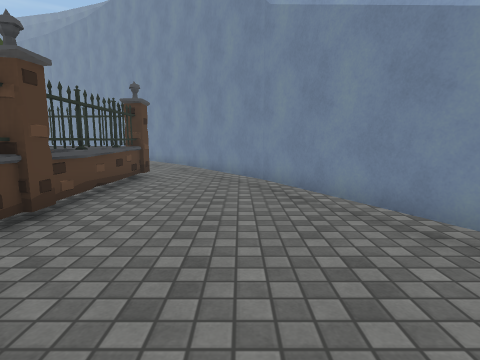
[1] (above)

12 first-person views from a walk through a 3-D level made in the Unity game engine. The camera is 1.2 m above the floor, tilts 8° down and sees 80° across. The floor is counted in squares, 1 m on a side. Each view is taken from the middle of a square. On the plan, view 1 faces up. The plan holds only what a view shows up to about 13 squares ahead; the rest is blank. The place goes on beyond the plan. The player character is not drawn. Some surface patterns are stand-ins.

[2]
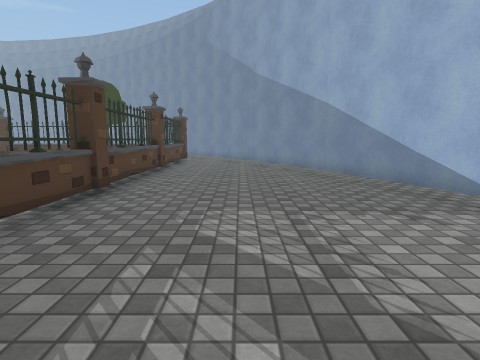

[3]
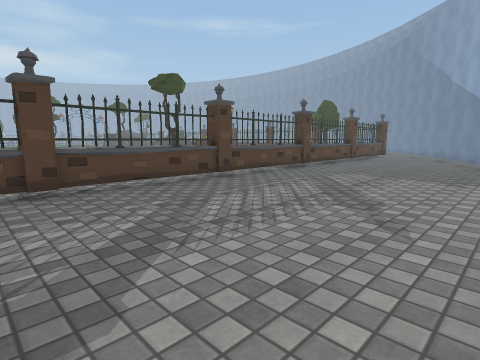

[4]
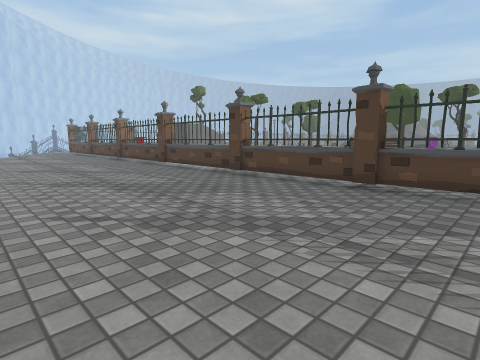

[5]
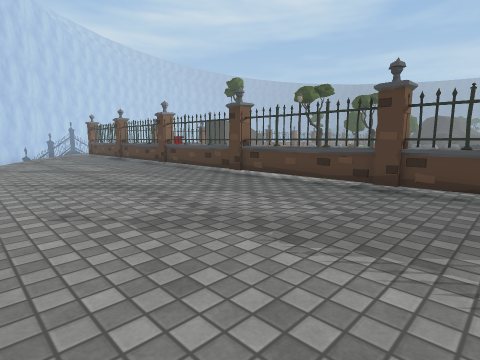

[6]
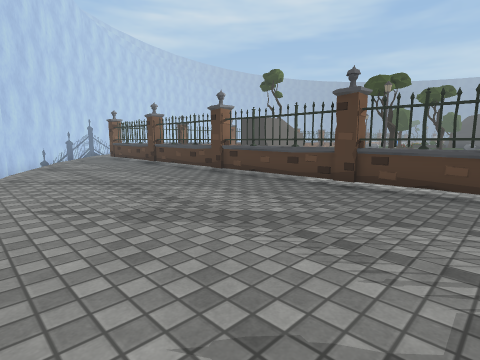

[7]
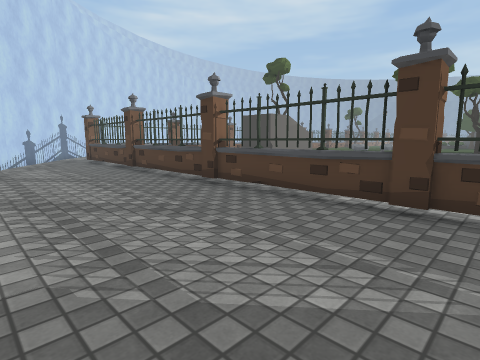

[8]
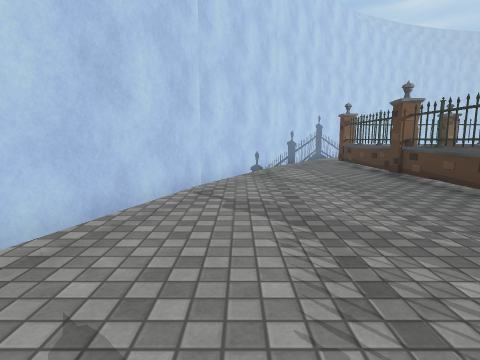

[9]
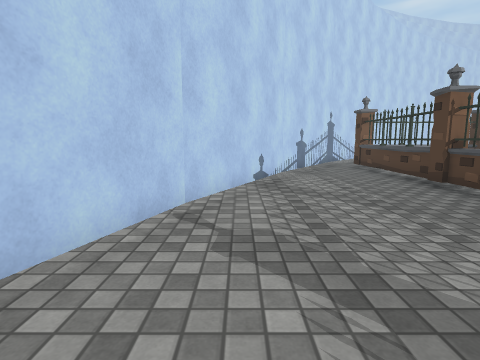

[10]
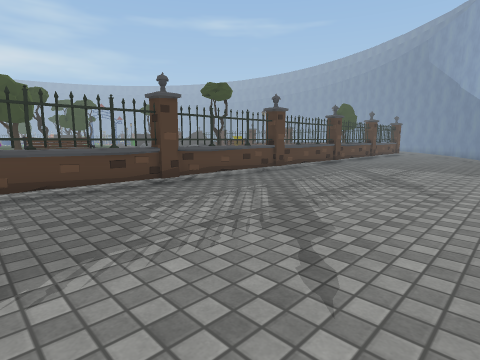

[11]
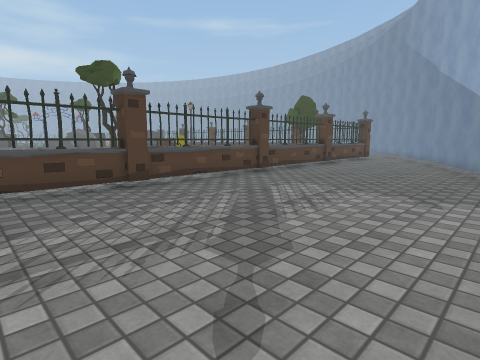

[12]
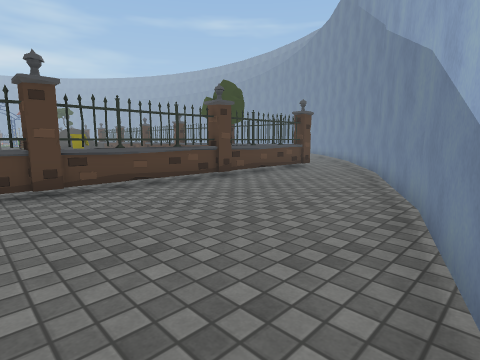

### Floor plan
Key: @ floor where view 1 was taken; # wall or solid block; . main floor; : floor 0.25 m higher than the main floor; = window, fence, low wall or low ledge; ^ raised ledge; F fence; T thing the floor can be seen under or through; R tree; B bench.
Columns run from 9 left of view 1 to 4 right of it. Each row starts with its distance up from view 1.
 13       ##
 12       .##
 11       ..#
 10       ..##
  9     ^#F..##
  8      :#...#
  7      :=...##
  6      :#....#
  5      :#....##
  4      :F.....#
  3      :#.....#
  2      :=.....##
  1      :T......#
  0      :T..@...#
 -1      :F......#
 -2      :#.......
 -3      :=.......
 -4 RR   :T.......
 -5      :T.......
 -6      :F.......
 -7      :#.......
 -8      :=.......
 -9      :T.......
-10      :T.......
-11  B   :F.......
-12  B   :=.......
-13  B   :#.......
-14      :=.......
-15      :F.......
-16      :#.......
-17      :=.......
-18      :=.......
-19      :=.......
-20      :F.......
-21      :#.......
-22      :=.......
-23      :=.......
-24      :=......#
-25      :F......#
-26      :#......#
-27      :=.....##
-28      :=.....#
-29      :=....##
-30      :F....#
-31      :#...##
-32      :=...#
-33      :=..##
-34      :=..#
-35  ##=##F.##
-36  F     ##

Where each view was taken, in squares from view 1:
view 1: 0 up, 0 right, facing up
view 2: 7 down, 0 right, facing up
view 3: 12 down, 4 right, facing up-left
view 4: 8 down, 4 right, facing down-left
view 5: 13 down, 4 right, facing down-left
view 6: 17 down, 4 right, facing down-left
view 7: 19 down, 2 right, facing down-left
view 8: 21 down, 2 right, facing down
view 9: 23 down, 2 right, facing down
view 10: 15 down, 4 right, facing up-left
view 11: 9 down, 4 right, facing up-left
view 12: 2 down, 4 right, facing up-left
